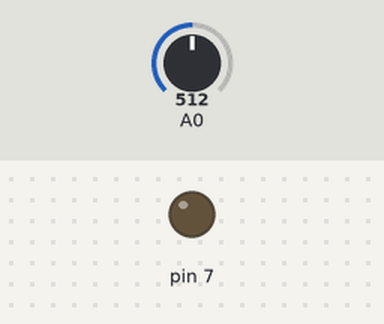
A sketch run on a simulated Arduino Uno, built with avr-gcc and run on an emulated ATmega328P. Shown: output pins drawn as LEDs (lit = HIGH). The inputs (shaded band) are chosen by the test bench; at power-on: A0 = 512. What the sketch prints to the serial monitor is not drawn.

Above: at 0.1 s.
At 1.1 s:
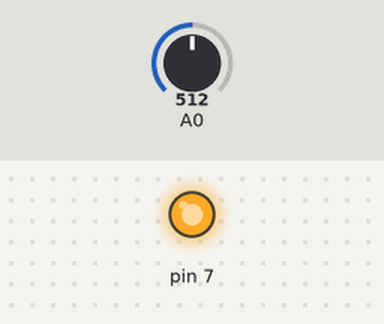
Timing chart, 0 to 2.6 s (numbered marks = the images above):
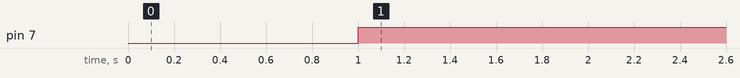

Measured:
- by itself, pin 7: LOW → HIGH at 1.0 s

The sketch:

Night_Lamp.ino
```cpp
void setup()
{
  pinMode(7, OUTPUT);
  Serial.begin(9600);
}

void loop()
{
  int d=analogRead(A0);
  Serial.println(d);
  delay(1000);
  if(d>290)
  {
    digitalWrite(7,HIGH);
    delay(1000);
  }
  else
  {
    digitalWrite(7,LOW);
    delay(1000);
  }
}
```
